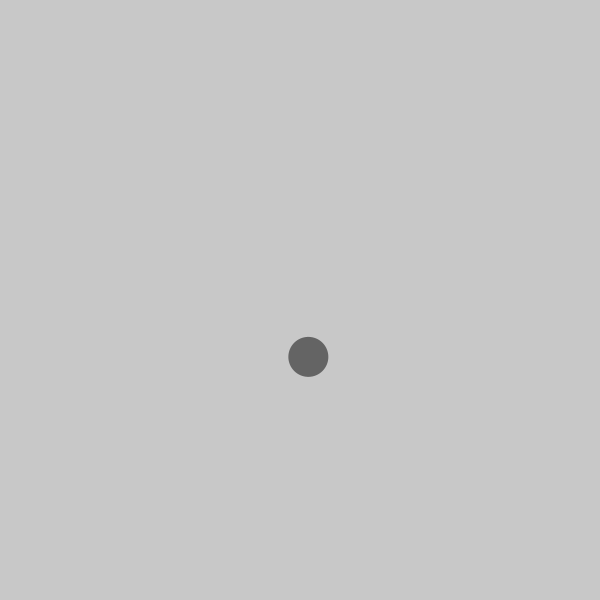
Frame 1 (no input)
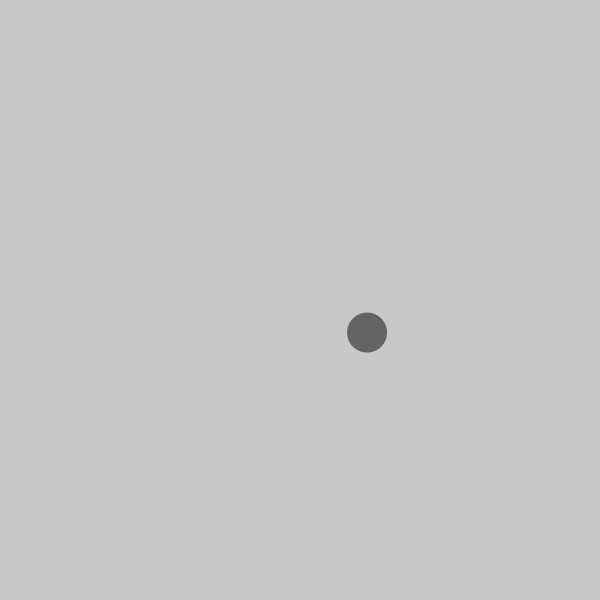
Frame 60 (the mouse pressed at the canvas centre just before this capture)
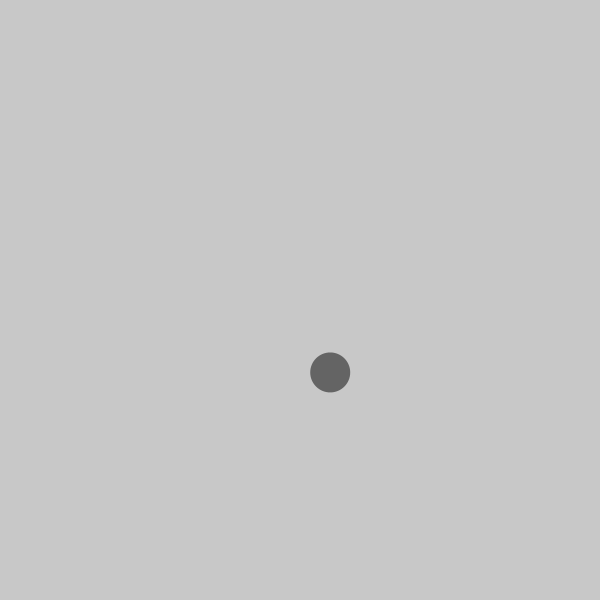
Frame 120 (the mouse held since frame 60 and released just before this capture)

The Processing sketch that drew these frames (run headless with seeded random() and noise(); from frame 60 on, the mouse is pressed at the canvas centre):

// Processing sketch: Example_I_05
// ── Example_I_05.pde
Walker salomao;

void setup() {
  pixelDensity(displayDensity());
  size(600, 600);
  salomao = new Walker();
}

void draw() {
  background(200);
  salomao.step();
  salomao.render();
}

// ── Walker.pde
class Walker {
  PVector pos;
  PVector noff;
  
  Walker() {
    pos = new PVector(width/2, height/2);
    noff = new PVector(random(1000), random(1000));
  }
  
  void step() {
    pos.x = map(noise(noff.x), 0, 1, 0, width);
    pos.y = map(noise(noff.y), 0, 1, 0, height);
    
    noff.add(0.005, 0.005);
  }
  
  void render() {
    noStroke();
    fill(100);
    ellipse(pos.x, pos.y, 40, 40);
  }
}
